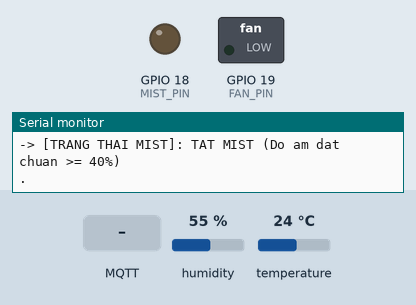
A sketch run on a simulated ESP32. Shown: switched loads named in the sketch (green lamp = pin HIGH), output pins drawn as LEDs (lit = HIGH), the last lines printed to the serial monitor. The inputs (shaded band) are chosen by the test bench; at power-on: humidity 55 %, temperature 24 °C. WiFi joins after 1.5 s; servers stay silent unless stated; no MQTT or app messages arrive unless stated.

Above: at 2.2 s.
2.3 s: humidity set to 42 %
11.6 s: humidity set to 39 %
At 14.2 s:
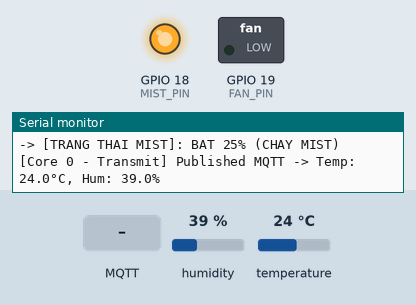
14.5 s: MQTT message "ON" arrives on the second subscribed topic
At 15.5 s:
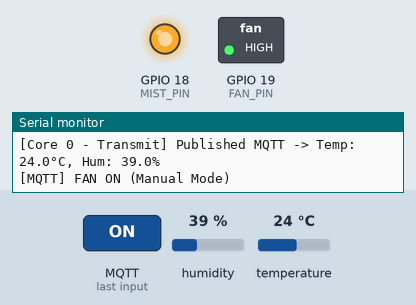
23.8 s: MQTT message "ON" arrives on the first subscribed topic
At 25.5 s:
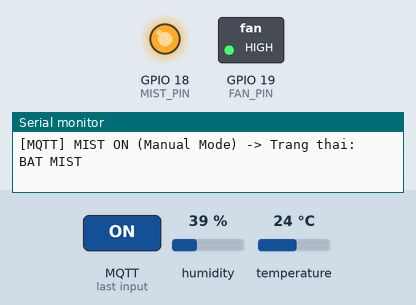
25.9 s: MQTT message "OFF" arrives on the first subscribed topic
At 27.1 s:
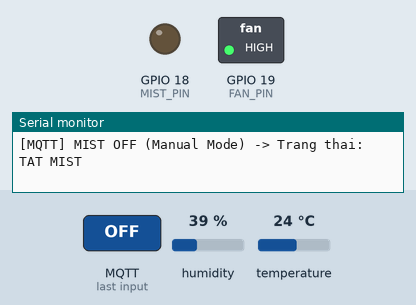
Timing chart, 0 to 28.9 s (numbered marks = the images above; inputs shaded):
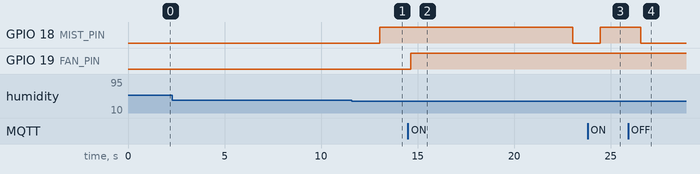

Measured:
- the behaviour switches between 41 and 40 % on humidity (found by bisection; images 0 and 1)
- after the input at 11.6 s, GPIO 18 (MIST_PIN): LOW → HIGH after 1.4 s
- after the input at 14.5 s, GPIO 19 (FAN_PIN): LOW → HIGH after 0.15 s
- after the input at 23.8 s, GPIO 18 (MIST_PIN): LOW → HIGH after 0.65 s
- after the input at 25.9 s, GPIO 18 (MIST_PIN): HIGH → LOW after 0.66 s

The sketch:

sketch_nov7a.ino
```cpp
#include <WiFi.h>
#include <PubSubClient.h>
#include <DHT.h>

// --- Cấu hình WiFi ---
const char* ssid = "Wokwi-GUEST";
const char* password = "";

// --- Cấu hình MQTT Broker ---
const char* mqtt_server = "broker.hivemq.com";
const int mqtt_port = 1883;

WiFiClient espClient;
PubSubClient client(espClient);

// --- Cấu hình DHT22 ---
#define DHTPIN 4          // Chân kết nối DHT22 (phù hợp với Wokwi)
#define DHTTYPE DHT22
DHT dht(DHTPIN, DHTTYPE);

// --- Cấu hình Chân Cơ cấu chấp hành ---
const int MIST_PIN = 18;   // Máy phun sương (chân 18)
const int FAN_PIN = 19;    // Quạt (chân 19)

// Biến trạng thái chế độ (false: AUTO, true: MANUAL)
bool manualMode = false;

// --- Cấu trúc dữ liệu cho FreeRTOS Queue ---
struct SensorData {
  float temp;
  float hum;
};

// Khai báo FreeRTOS Queues
QueueHandle_t dataQueue;
QueueHandle_t dataAlertQueue;

// Biến quản lý thời gian non-blocking cho MQTT reconnect
unsigned long lastReconnectAttempt = 0;

// --- Hàm nhận lệnh điều khiển từ MQTT (Web/App) ---
void callback(char* topic, byte* payload, unsigned int length) {
  String message = "";
  for (unsigned int i = 0; i < length; i++) {
    message += (char)payload[i];
  }
  message.trim();
  message.toUpperCase();

  if (String(topic) == "garden/mist/set") {
    manualMode = true; // Chuyển sang Manual khi có tác động thủ công
    if (message == "ON") {
      digitalWrite(MIST_PIN, HIGH);
      Serial.println("[MQTT] MIST ON (Manual Mode) -> Trang thai: BAT MIST");
    } else if (message == "OFF") {
      digitalWrite(MIST_PIN, LOW);
      Serial.println("[MQTT] MIST OFF (Manual Mode) -> Trang thai: TAT MIST");
    }
  }
  else if (String(topic) == "garden/fan/set") {
    manualMode = true; // Chuyển sang Manual khi có tác động thủ công
    if (message == "ON") {
      digitalWrite(FAN_PIN, HIGH);
      Serial.println("[MQTT] FAN ON (Manual Mode)");
    } else if (message == "OFF") {
      digitalWrite(FAN_PIN, LOW);
      Serial.println("[MQTT] FAN OFF (Manual Mode)");
    }
  }
  else if (String(topic) == "garden/mode/set") {
    if (message == "AUTO") {
      manualMode = false;
      Serial.println("[MQTT] Mode switched to AUTO");
    } else if (message == "MANUAL") {
      manualMode = true;
      Serial.println("[MQTT] Mode switched to MANUAL");
    }
  }
}

// --- Kết nối WiFi ---
void setup_wifi() {
  Serial.print("Connecting to WiFi: ");
  Serial.println(ssid);
  WiFi.begin(ssid, password);
  while (WiFi.status() != WL_CONNECTED) {
    delay(1000);
    Serial.print(".");
  }
  Serial.println("\nWiFi connected! IP address: ");
  Serial.println(WiFi.localIP());
}

// --- Hàm kết nối lại MQTT ---
boolean reconnect() {
  if (client.connect("ESP32_Garden_Client_231432239")) {
    Serial.println("MQTT Connected!");
    client.subscribe("garden/mist/set");
    client.subscribe("garden/fan/set");
    client.subscribe("garden/mode/set");
  } else {
    Serial.print("MQTT connection failed, rc=");
    Serial.println(client.state());
  }
  return client.connected();
}

// ==========================================
// TASK 1: TRUYỀN DATA (Chạy trên Core 0)
// ==========================================
void taskTransmitData(void* pvParameters) {
  setup_wifi();
  client.setServer(mqtt_server, mqtt_port);
  client.setCallback(callback);

  while (true) {
    if (!client.connected()) {
      unsigned long now = millis();
      if (now - lastReconnectAttempt >= 10000) {
        lastReconnectAttempt = now;
        if (reconnect()) {
          lastReconnectAttempt = 0;
        }
      }
    } else {
      client.loop();
    }

    SensorData rxData;
    // Nhận dữ liệu từ hàng đợi "dataQueue" để gửi lên MQTT Broker
    if (xQueueReceive(dataQueue, &rxData, pdMS_TO_TICKS(500)) == pdPASS) {
      if (client.connected()) {
        char msg[50];
        snprintf(msg, sizeof(msg), "{\"temp\":%.1f,\"hum\":%.1f}", rxData.temp, rxData.hum);
        client.publish("ptit/nongnghiep/sensor", msg);
        Serial.printf("[Core 0 - Transmit] Published MQTT -> Temp: %.1f°C, Hum: %.1f%%\n", rxData.temp, rxData.hum);
      }
    }

    vTaskDelay(pdMS_TO_TICKS(200));
  }
}

// ==========================================
// TASK 2: ĐỌC DATA (Chạy trên Core 1)
// ==========================================
void taskReadData(void* pvParameters) {
  dht.begin();

  // Biến lưu trữ giá trị cũ để so sánh thay đổi
  float lastLoggedTemp = -999.0;
  float lastLoggedHum = -999.0;

  while (true) {
    float h = dht.readHumidity();
    float t = dht.readTemperature();

    if (!isnan(h) && !isnan(t)) {
      // Kiểm tra xem giá trị có thay đổi so với lần trước không (làm tròn đến 0.1)
      bool tempChanged = (abs(t - lastLoggedTemp) >= 0.1);
      bool humChanged = (abs(h - lastLoggedHum) >= 0.1);

      // Chỉ in Serial và đẩy vào Queue khi có sự thay đổi giá trị
      if (tempChanged || humChanged) {
        Serial.println("----------------------------------------");
        Serial.printf("[Core 1 - Read (Gia tri thay doi)] Nhiet do: %.1f C | Do am: %.1f %%\n", t, h);

        // Cập nhật lại giá trị cũ
        lastLoggedTemp = t;
        lastLoggedHum = h;

        // 1. Đóng gói dữ liệu đầy đủ gửi vào "dataQueue"
        SensorData data = {t, h};
        xQueueSend(dataQueue, &data, pdMS_TO_TICKS(100));

        // 2. Gửi dữ liệu độ ẩm vào hàng đợi cảnh báo "dataAlertQueue"
        float alertHum = h;
        xQueueSend(dataAlertQueue, &alertHum, pdMS_TO_TICKS(100));
      } else {
        // Nếu giá trị không đổi, có thể bật comment dòng dưới nếu muốn debug kiểm tra vòng lặp
        // Serial.println("[Core 1 - Read] Gia tri khong doi, bo qua gui/in.");
      }
    } else {
      Serial.println("[Core 1 - Read] Loi doc cam bien DHT22!");
    }

    vTaskDelay(pdMS_TO_TICKS(4000)); // Chu kỳ đọc kiểm tra mỗi 4 giây
  }
}

// ==========================================
// TASK 3: CẢNH BÁO & ĐIỀU KHIỂN (Chạy trên Core 1)
// ==========================================
void taskAlertControl(void* pvParameters) {
  float humVal;
  float lastProcessedHum = -999.0; // Lưu lại mức độ ẩm đã xử lý điều khiển trước đó

  while (true) {
    // Nhận giá trị độ ẩm từ hàng đợi "dataAlertQueue"
    if (xQueueReceive(dataAlertQueue, &humVal, portMAX_DELAY) == pdPASS) {

      // Nếu độ ẩm không thay đổi so với lần xử lý trước thì bỏ qua không điều khiển lại liên tục
      if (abs(humVal - lastProcessedHum) < 0.1) {
        continue;
      }
      lastProcessedHum = humVal; // Cập nhật lại mốc độ ẩm mới

      // Nếu đang ở chế độ AUTO, thực hiện thuật toán điều khiển tự động
      if (!manualMode) {
        if (humVal < 30.0) {
          Serial.println("[Core 1 - Alert AUTO] Do am < 30%: Bat 100% cong suat trong 30s");
          Serial.println("-> [TRANG THAI MIST]: BAT 100% (CHAY MIST)");
          digitalWrite(MIST_PIN, HIGH);
          vTaskDelay(pdMS_TO_TICKS(30000));
          digitalWrite(MIST_PIN, LOW);
          Serial.println("-> [TRANG THAI MIST]: TAT MIST SAU THOI GIAN CHAY");
        }
        else if (humVal >= 30.0 && humVal < 35.0) {
          Serial.println("[Core 1 - Alert AUTO] Do am 30-35%: Bat 50% cong suat trong 20s");
          Serial.println("-> [TRANG THAI MIST]: BAT 50% (CHAY MIST)");
          digitalWrite(MIST_PIN, HIGH);
          vTaskDelay(pdMS_TO_TICKS(20000));
          digitalWrite(MIST_PIN, LOW);
          Serial.println("-> [TRANG THAI MIST]: TAT MIST SAU THOI GIAN CHAY");
        }
        else if (humVal >= 35.0 && humVal <= 40.0) {
          Serial.println("[Core 1 - Alert AUTO] Do am 35-40%: Bat 25% cong suat trong 10s");
          Serial.println("-> [TRANG THAI MIST]: BAT 25% (CHAY MIST)");
          digitalWrite(MIST_PIN, HIGH);
          vTaskDelay(pdMS_TO_TICKS(10000));
          digitalWrite(MIST_PIN, LOW);
          Serial.println("-> [TRANG THAI MIST]: TAT MIST SAU THOI GIAN CHAY");
        }
        else {
          digitalWrite(MIST_PIN, LOW);
          Serial.println("-> [TRANG THAI MIST]: TAT MIST (Do am dat chuan >= 40%)");
        }
      } else {
        Serial.println("[Core 1 - Alert] Dang o che do MANUAL, bo qua dieu khien tu dong.");
      }
    }
  }
}

// --- Khởi tạo hệ thống RTOS ---
void setup() {
  Serial.begin(115200);
  delay(1000);

  pinMode(MIST_PIN, OUTPUT);
  pinMode(FAN_PIN, OUTPUT);
  digitalWrite(MIST_PIN, LOW);
  digitalWrite(FAN_PIN, LOW);

  // Khởi tạo các hàng đợi (Queue)
  dataQueue = xQueueCreate(10, sizeof(SensorData));
  dataAlertQueue = xQueueCreate(10, sizeof(float));

  if (dataQueue == NULL || dataAlertQueue == NULL) {
    Serial.println("Khoi tao Queue that bai!");
    return;
  }

  // --- Tạo các Task FreeRTOS ---
  // Task 1: Truyền data (Core 0)
  xTaskCreatePinnedToCore(
    taskTransmitData,
    "Task Transmit",
    4096,
    NULL,
    1,
    NULL,
    0                   // Chạy trên Core 0
  );

  // Task 2: Đọc data cảm biến (Core 1)
  xTaskCreatePinnedToCore(
    taskReadData,
    "Task Read Data",
    4096,
    NULL,
    2,
    NULL,
    1                   // Chạy trên Core 1
  );

  // Task 3: Cảnh báo & Điều khiển tự động (Core 1)
  xTaskCreatePinnedToCore(
    taskAlertControl,
    "Task Alert",
    4096,
    NULL,
    2,
    NULL,
    1                   // Chạy trên Core 1
  );

  Serial.println("He thong RTOS da khoi dong thanh cong!");
}

void loop() {
  vTaskDelay(pdMS_TO_TICKS(1000));
}
```
